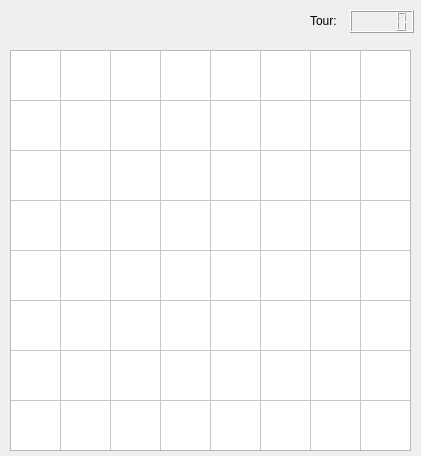
<?xml version="1.0" encoding="UTF-8"?>
<ui version="4.0">
 <class>echequier</class>
 <widget class="QMainWindow" name="echequier">
  <property name="geometry">
   <rect>
    <x>0</x>
    <y>0</y>
    <width>421</width>
    <height>456</height>
   </rect>
  </property>
  <property name="windowTitle">
   <string>echequier</string>
  </property>
  <widget class="QWidget" name="centralWidget">
   <widget class="QTableWidget" name="tableWidget">
    <property name="enabled">
     <bool>true</bool>
    </property>
    <property name="geometry">
     <rect>
      <x>10</x>
      <y>50</y>
      <width>401</width>
      <height>401</height>
     </rect>
    </property>
    <property name="mouseTracking">
     <bool>true</bool>
    </property>
    <property name="toolTip">
     <string/>
    </property>
    <property name="styleSheet">
     <string notr="true">text-align:center;</string>
    </property>
    <property name="frameShape">
     <enum>QFrame::StyledPanel</enum>
    </property>
    <property name="frameShadow">
     <enum>QFrame::Sunken</enum>
    </property>
    <property name="verticalScrollBarPolicy">
     <enum>Qt::ScrollBarAlwaysOff</enum>
    </property>
    <property name="horizontalScrollBarPolicy">
     <enum>Qt::ScrollBarAlwaysOff</enum>
    </property>
    <property name="gridStyle">
     <enum>Qt::SolidLine</enum>
    </property>
    <property name="rowCount">
     <number>8</number>
    </property>
    <property name="columnCount">
     <number>8</number>
    </property>
    <attribute name="horizontalHeaderVisible">
     <bool>false</bool>
    </attribute>
    <attribute name="horizontalHeaderDefaultSectionSize">
     <number>50</number>
    </attribute>
    <attribute name="horizontalHeaderHighlightSections">
     <bool>true</bool>
    </attribute>
    <attribute name="verticalHeaderVisible">
     <bool>false</bool>
    </attribute>
    <attribute name="verticalHeaderDefaultSectionSize">
     <number>50</number>
    </attribute>
    <row/>
    <row/>
    <row/>
    <row/>
    <row/>
    <row/>
    <row/>
    <row/>
    <column/>
    <column/>
    <column/>
    <column/>
    <column/>
    <column/>
    <column/>
    <column/>
   </widget>
   <widget class="QLCDNumber" name="lcdNumber">
    <property name="geometry">
     <rect>
      <x>350</x>
      <y>10</y>
      <width>64</width>
      <height>23</height>
     </rect>
    </property>
   </widget>
   <widget class="QLabel" name="label">
    <property name="geometry">
     <rect>
      <x>310</x>
      <y>10</y>
      <width>31</width>
      <height>21</height>
     </rect>
    </property>
    <property name="text">
     <string>Tour:</string>
    </property>
   </widget>
  </widget>
 </widget>
 <layoutdefault spacing="6" margin="11"/>
 <resources/>
 <connections/>
</ui>
